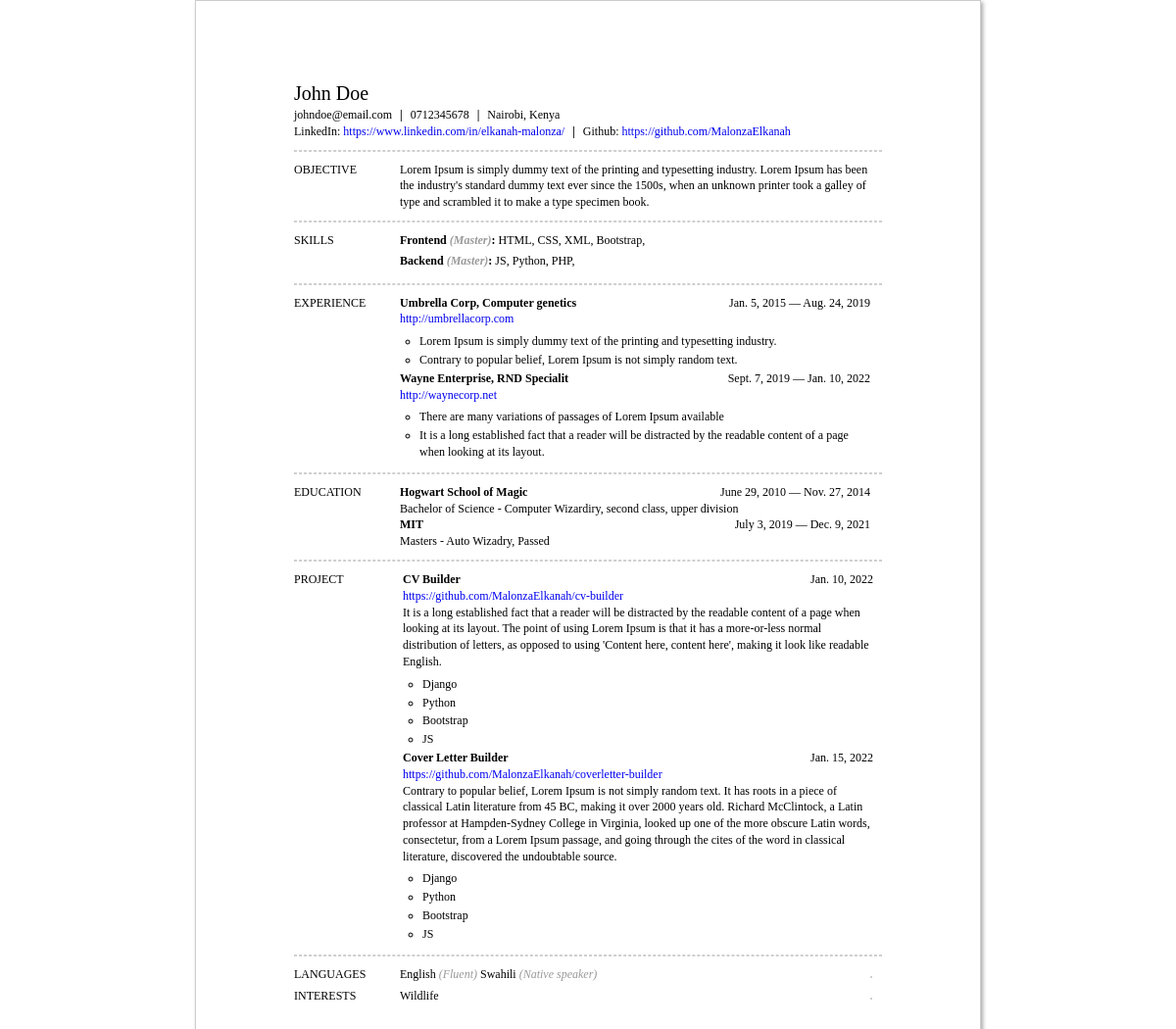
Screenshot of /cv/iframe/view/0/profile/2/ with the database file from the repository.
### job_profile/models.py (models this page shows, shortened)
class JobProfile(models.Model):
	title = models.CharField('Title', max_length=150)
	first_name = models.CharField('First Name', max_length=50)
	middle_name = models.CharField('Middle Name', max_length=50)
	last_name = models.CharField('Last Name', max_length=50)
	email = models.CharField('Email', max_length=50)
	phone_number = models.CharField('Phone Number', max_length=50)
	location = models.CharField('Location', max_length=50)
	summary = models.CharField('Summary', max_length=1000, null=True)
	date_created = models.DateTimeField('Date Created', auto_now_add=True)
	def links(self):
		return Link.objects.filter(job_profile=self.id)
	def education(self):
		return Education.objects.filter(job_profile=self.id)
	def work(self):
		return Work.objects.filter(job_profile=self.id)
	def skills(self):
		return Skill.objects.filter(job_profile=self.id)
	def projects(self):
		return Project.objects.filter(job_profile=self.id)

class Link(models.Model):
	job_profile = models.ForeignKey(JobProfile, on_delete=models.CASCADE)
	name = models.CharField('Website Name', max_length=50)
	link = models.URLField()
	date_created = models.DateTimeField('Date Created', auto_now_add=True)

class Skill(models.Model):
	job_profile = models.ForeignKey(JobProfile, on_delete=models.CASCADE)
	name = models.CharField('Skill', max_length=200)
	date_created = models.DateTimeField('Date Created', auto_now_add=True)
	def keywords(self):
		return SkillKeyword.objects.filter(skill=self.id)

class SkillKeyword(models.Model):
	skill = models.ForeignKey(Skill, on_delete=models.CASCADE)
	name = models.CharField('Keyword', max_length=200)
	date_created = models.DateTimeField('Date Created', auto_now_add=True)

class Work(models.Model):
	job_profile = models.ForeignKey(JobProfile, on_delete=models.CASCADE)
	company = models.CharField('Company', max_length=50)
	location = models.CharField('Location', max_length=50)
	position = models.CharField('Position', max_length=50)
	website = models.URLField('Website', null=True)
	start_date = models.DateField()
	end_date = models.DateField()
	date_created = models.DateTimeField('Date Created', auto_now_add=True)
	def highlights(self):
		return WorkHighlight.objects.filter(work=self.id)

class WorkHighlight(models.Model):
	work = models.ForeignKey(Work, on_delete=models.CASCADE)
	name = models.CharField("Highlight", max_length=500)
	date_created = models.DateTimeField('Date Created', auto_now_add=True)

class Education(models.Model):
	job_profile = models.ForeignKey(JobProfile, on_delete=models.CASCADE)
	institution = models.CharField('Institution', max_length=200)
	location = models.CharField('Location', max_length=50)
	study_area = models.CharField('Major', max_length=200)
	study_type = models.CharField('Field', max_length=200)
	start_date = models.DateField()
	end_date = models.DateField()
	gpa = models.CharField('GPA', max_length=50)
	date_created = models.DateTimeField('Date Created', auto_now_add=True)

class Project(models.Model):
	job_profile = models.ForeignKey(JobProfile, on_delete=models.CASCADE)
	name = models.CharField('Projects', max_length=200)
	description = models.TextField()
	url = models.URLField(null=True)
	date = models.DateField(default=tz.now)
	date_created = models.DateTimeField('Date Created', auto_now_add=True)
	def keywords(self):
		return ProjectKeyword.objects.filter(project=self.id)

class ProjectKeyword(models.Model):
	project = models.ForeignKey(Project, on_delete=models.CASCADE)
	technology = models.CharField('Technology', max_length=50)
	date_created = models.DateTimeField('Date Created', auto_now_add=True)

### resume_generator/views.py (the view)
# urls.py: path('cv/iframe/view/<int:cv_id>/profile/<int:profile_id>/', views.cv_iframe_view, name = 'cv-iframe-view'),
def cv_iframe_view(request, cv_id, profile_id):
	profile = JobProfile.objects.get(id=int(profile_id))
	today = dt.datetime.today()
	if cv_id > 0:
		cv = CV.objects.get(id=int(cv_id))
		if cv.file_extension() == 'html':
			cv_html = cv.file.read().decode()
			context = RequestContext(request, {'today': today, 'job_profile': profile})
			template = Template(cv_html)
			return HttpResponse(template.render(context))
		else:
			pass
	else:
		return render(request, 'cv/default-cv.html', {'job_profile': profile, 'today': today})

### job_profile/templates/cv/default-cv.html (shortened to what this page needs)
<!DOCTYPE html>
<html>
<head>
</head>
<body id="resume">
        <div id="nameBlock" class="largeFont">
            <span class="name"> {{job_profile.first_name}} {{job_profile.last_name}}</span>
        </div>
        <div id="basicsBlock" class="smallFont">
            <div class="contactBlock">
                <span class="email">{{job_profile.email}}</span>
                <span class="divider">|</span>
                <span class="phone">{{job_profile.phone_number}}</span>
                <span class="divider">|</span>
                <span class="address"> {{job_profile.location}} </span>
            </div>
            <div id="profilesBlock">
            {% for link in job_profile.links %}
                <span class="url">
                    <span>{{link.name}}: </span>
                    <a href="{{link.link}}">{{link.link}}</a>
                {% if not forloop.last %}
                    <span class="divider">|</span>
                {% endif %}
                </span>
            {% endfor %}
            </div>
        </div>
        <div class="sectionLine"></div>
        <div id="summaryBlock" class="sectionBlock">
            <div class="sectionName">
                <span>OBJECTIVE</span>
            </div>
            <div class="sectionContent">
                <span>{{job_profile.summary}}</span>
            </div>
        </div>
        <div class="sectionLine"></div>
        <div id="skills" class="sectionBlock">
            <div class="sectionName">
                <span>SKILLS</span>
            </div>
            <div class="sectionContent">
            {% for skill in job_profile.skills %}
                <div class="skillBlock">
                    <span class="title">{{skill.name}} <em>(Master)</em>:</span>
                    {% for keyword in skill.keywords %}
                    <span>{{keyword.name}}</span>,
                    {% endfor %}
                </div>
            {% endfor %}
            </div>
        </div>
        <div class="sectionLine"></div>
        <div id="workBlock" class="sectionBlock">
            <div class="sectionName"> <span>EXPERIENCE</span> </div>
            <div class="sectionContent">
            {% for work in job_profile.work %}
        		<div class="jobBlock">
        	        <div class="blockHeader">
            	        <span class="title"> {{work.company}}, {{work.position}} </span>
            	        <span class="date"> {{work.start_date}} — {{work.end_date}} </span>
        	        </div>
            	    <div><a href="{{work.website}}">{{work.website}}</a></div>
            	    <ul class="highlights">
                    {% for highlight in work.highlights %}
            	        <li>{{highlight.name}}</li>
                    {% endfor %}
            	    </ul>
            	</div>
            {% endfor %}
            </div>
        </div>
        <div class="sectionLine"></div>
        <div id="education" class="sectionBlock">
            <div class="sectionName">
                <span>EDUCATION</span>
            </div>
            <div class="sectionContent">
            {% for edu in job_profile.education %}
                <div class="educationBlock">
                    <span class="title">{{edu.institution}}</span>
                    <span class="date">{{edu.start_date}} — {{edu.end_date}}</span>
                    <div class="">{{edu.study_area}}  - {{edu.study_type}}, {{edu.gpa}}</div>
                </div>
            {% endfor %}
            </div>
        </div>
        <div class="sectionLine"></div>
    	<div id="publications">
            <div class="sectionName"> <span>PROJECT</span> </div>
            <div class="sectionContent">
            {% for project in job_profile.projects %}
                <div class="blockHeader">
                    <span class="title">{{project.name}}</span>
                    <span class="date"><span class="releaseDate">{{project.date}}</span></span>
                </div>
                <div class="website">
                    <a href="{{project.url}}">{{project.url}}</a>
                </div>
                <div class="description">
                    <span>{{project.description}}</span>
                </div>
                <ul class="highlights">
                {% for keyword in project.keywords %}
                    <li>{{keyword.technology}}</li>
                {% endfor %}
                </ul>
            {% endfor %}
            </div>
    	</div>
        <div class="sectionLine"></div>
    	<div id="languages" class="sectionBlock">
            <div class="sectionName">
                <span>LANGUAGES</span>
            </div>
            <div class="sectionContent">
                <span class="language">English</span>
                <span class="fluency"><em>(Fluent)</em></span>
                <span class="language">Swahili</span>
                <span class="fluency"><em>(Native speaker)</em></span>
            </div>
            <div class="sectionLine"></div>
    	</div>
    	<div id="interests" class="sectionBlock">
            <div class="sectionName">
                <span>INTERESTS</span>
            </div>
            <div class="sectionContent">
                <span class="name">Wildlife</span>
            </div>
            <div class="sectionLine"></div>
        </div>
</body>
</html>

### job_profile/templates/cv/default-cv.html (style rules this page uses)
body { background: #EEEEEE; font: 12px "Times New Roman", Times, sans-serif; line-height: 1.4; margin: 40px 0; }
em { color: #999; }
ul { margin-bottom: 0; }
li { margin-bottom: 2px; }
a { text-decoration: none; }
#resume { margin: 0 auto; max-width: 600px; padding: 80px 100px; background: #fff; border: 1px solid #ccc; box-shadow: 2px 2px 4px #aaa; -webkit-box-shadow: 2px 2px 4px #aaa; }
.largeFont { font-size: 20px; }
.smallFont { font-size: 12px; }
.sectionBlock { display: flex; width: 100%; }
.sectionName { width: 18%; vertical-align: top; display: inline-block; }
.sectionContent { width: 80%; vertical-align: top; display: inline-block; }
.sectionContent ul { padding-left: 20px; margin-top: 6px; list-style-type: circle; }
.sectionContent .title { font-weight: bold; }
.sectionContent .date { float: right; }
.sectionLine { border-style: dashed; border-width: 1px; border-color: #CFCFCF; margin-top: 10px; margin-bottom: 10px; }
.divider { font-weight: bold; margin-left: 5px; margin-right: 5px; }
.skillBlock { margin-bottom: 4px; }
.jobBlock { page-break-inside: avoid; }

### rows the page displays
JobProfile: first_name "John", last_name "Doe", email "johndoe@email.com", phone_number "0712345678", location "Nairobi, Kenya", summary "Lorem Ipsum is simply dummy text of the printing and typesetting industry. Lorem Ipsum has been the industry's standard dummy text ever since the 1500s, when an unknown printer took a galley of type and scrambled it to make a type specimen book."
Link: name "LinkedIn", link "https://www.linkedin.com/in/elkanah-malonza/"
Link: name "Github", link "https://github.com/MalonzaElkanah"
Skill: name "Frontend"
SkillKeyword: name "HTML"
SkillKeyword: name "CSS"
SkillKeyword: name "XML"
SkillKeyword: name "Bootstrap"
Skill: name "Backend"
SkillKeyword: name "JS"
SkillKeyword: name "Python"
SkillKeyword: name "PHP"
Work: company "Umbrella Corp", position "Computer genetics", start_date "Jan. 5, 2015", end_date "Aug. 24, 2019", website "http://umbrellacorp.com"
WorkHighlight: name "Lorem Ipsum is simply dummy text of the printing and typesetting industry."
WorkHighlight: name "Contrary to popular belief, Lorem Ipsum is not simply random text."
Work: company "Wayne Enterprise", position "RND Specialit", start_date "Sept. 7, 2019", end_date "Jan. 10, 2022", website "http://waynecorp.net"
WorkHighlight: name "There are many variations of passages of Lorem Ipsum available"
WorkHighlight: name "It is a long established fact that a reader will be distracted by the readable content of a page when looking at its layout."
Education: institution "Hogwart School of Magic", start_date "June 29, 2010", end_date "Nov. 27, 2014", study_area "Bachelor of Science", study_type "Computer Wizardiry", gpa "second class, upper division"
Education: institution "MIT", start_date "July 3, 2019", end_date "Dec. 9, 2021", study_area "Masters", study_type "Auto Wizadry", gpa "Passed"
Project: name "CV Builder", date "Jan. 10, 2022", url "https://github.com/MalonzaElkanah/cv-builder", description "It is a long established fact that a reader will be distracted by the readable content of a page when looking at its layout. The point of using Lorem Ipsum is that it has a more-or-less normal distribution of letters, as opposed to using 'Content here, content here', making it look like readable English."
ProjectKeyword: technology "Django"
ProjectKeyword: technology "Python"
ProjectKeyword: technology "Bootstrap"
ProjectKeyword: technology "JS"
Project: name "Cover Letter Builder", date "Jan. 15, 2022", url "https://github.com/MalonzaElkanah/coverletter-builder", description "Contrary to popular belief, Lorem Ipsum is not simply random text. It has roots in a piece of classical Latin literature from 45 BC, making it over 2000 years old. Richard McClintock, a Latin professor at Hampden-Sydney College in Virginia, looked up one of the more obscure Latin words, consectetur, from a Lorem Ipsum passage, and going through the cites of the word in classical literature, discovered the undoubtable source."
ProjectKeyword: technology "Django"
ProjectKeyword: technology "Python"
ProjectKeyword: technology "Bootstrap"
ProjectKeyword: technology "JS"
